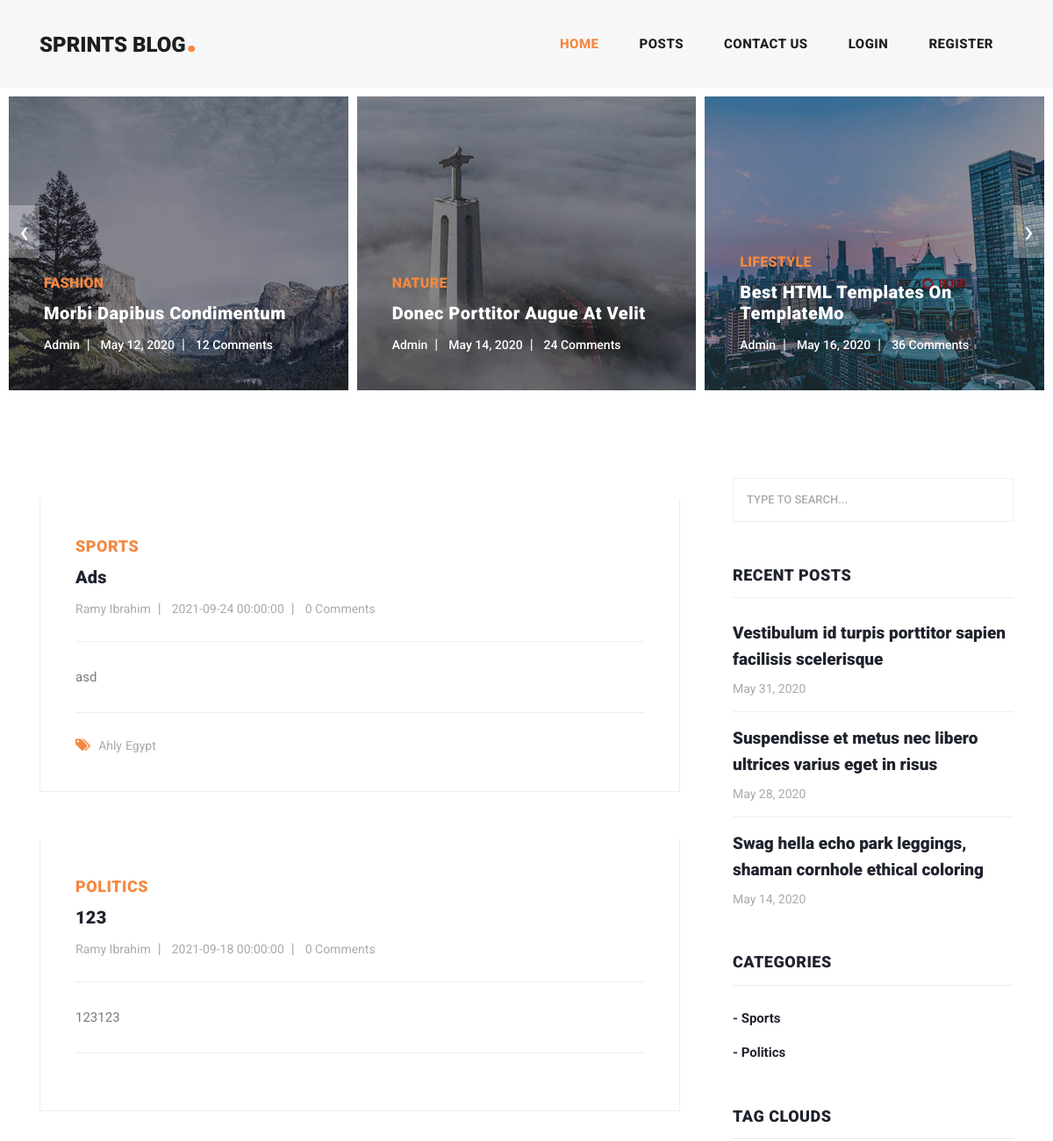
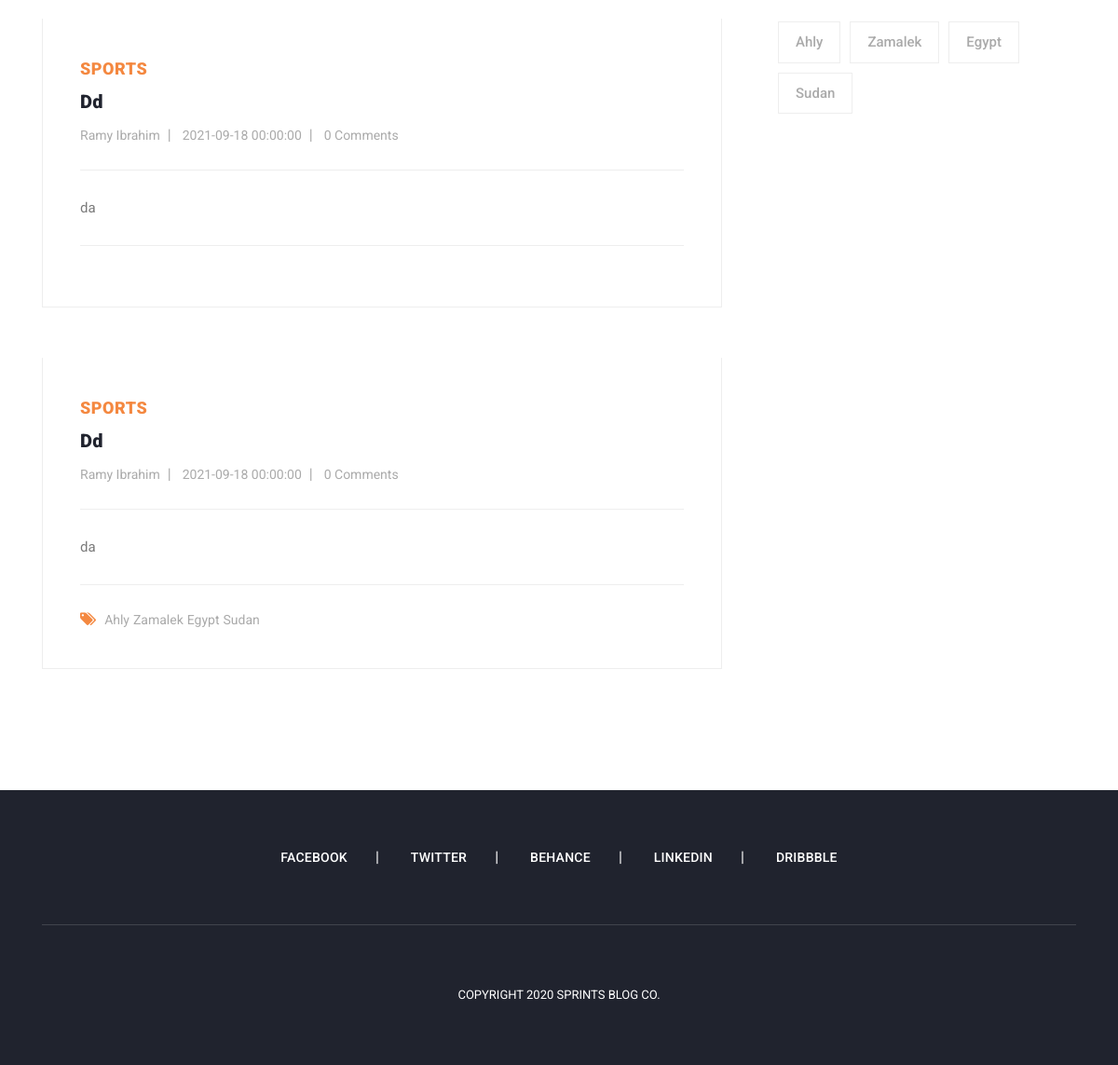
/blog/site/index.php, run on the app's committed database (2 pictures, top to bottom).
### tables this page shows
CREATE TABLE `posts` (
  `id` bigint(20) UNSIGNED NOT NULL,
  `title` varchar(1000) NOT NULL,
  `content` longtext NOT NULL,
  `image` varchar(1000) NOT NULL,
  `publish_date` datetime NOT NULL,
  `created_at` datetime NOT NULL DEFAULT current_timestamp(),
  `updated_at` datetime DEFAULT NULL,
  `category_id` bigint(20) UNSIGNED NOT NULL,
  `user_id` bigint(20) UNSIGNED NOT NULL
);

CREATE TABLE `categories` (
  `id` bigint(20) UNSIGNED NOT NULL,
  `name` varchar(50) NOT NULL
);

CREATE TABLE `users` (
  `id` bigint(20) UNSIGNED NOT NULL,
  `name` varchar(500) NOT NULL,
  `username` varchar(255) NOT NULL,
  `password` varchar(255) NOT NULL,
  `email` varchar(255) NOT NULL,
  `phone` varchar(50) DEFAULT NULL,
  `type` tinyint(4) NOT NULL DEFAULT 0
);

CREATE TABLE `tags` (
  `id` bigint(20) UNSIGNED NOT NULL,
  `name` varchar(200) NOT NULL
);

### blog/site/logic/posts.php (called while the page is built, shortened)
<?php
require_once(BASE_PATH . '/dal/basic_dal.php');
function getPosts(
    $page_size,
    $page = 1,
    $category_id = null,
    $tag_id = null,
    $user_id = null,
    $q = null,
    $order_field = "publish_date",
    $order_by = "desc"
) {
    $offset = ($page - 1) * $page_size;
    $sql = "SELECT p.*,c.name AS category_name,u.name AS user_name FROM posts p
    INNER JOIN categories c ON c.id=p.category_id
    INNER JOIN users u ON u.id=p.user_id
    WHERE 1=1";
    $types = '';
    $vals = [];
    $sql = addWhereConditions($sql, $category_id, $tag_id, $user_id, $q, $types, $vals);
    $sql .= " ORDER BY $order_field $order_by limit $offset,$page_size";
    $posts =  getRows($sql, $types, $vals);
    for ($i = 0; $i < count($posts); $i++) {
        $posts[$i]['comments'] = getPostCommentsCount($posts[$i]['id']);
        $posts[$i]['tags'] = getPostTags($posts[$i]['id']);
    }
    return $posts;
}
function addWhereConditions($sql, $category_id = null, $tag_id = null, $user_id = null, $q = null, &$types, &$vals)
{
    return $sql;
}
function getPostCommentsCount($postId)
{
    $sql = "SELECT COUNT(0) as cnt FROM comments WHERE post_id=$postId";
    $result = getRow($sql);
    return $result['cnt'];
}
function getPostTags($postId)
{
    $sql = "SELECT t.id,t.name FROM post_tags pt
    INNER JOIN tags t ON t.id=pt.tag_id
    WHERE post_id=$postId";
    return getRows($sql);
}

### blog/site/dal/basic_dal.php (called while the page is built, shortened)
<?php
function getConnection()
{
    $conn = mysqli_connect('localhost', 'root', '', 'blog');
    mysqli_query($conn, "SET CHARACTER SET utf-8");
    return $conn;
}
function getRows($sql, $types = null, $vals = null)
{
    $results = [];
    $conn = getConnection();
    if ($conn) {
        if ($types && $vals) {
            $stmt = mysqli_prepare($conn, $sql);
            mysqli_stmt_bind_param($stmt, $types, ...$vals);
            mysqli_stmt_execute($stmt);
            $query = mysqli_stmt_get_result($stmt);
            mysqli_stmt_close($stmt);
        } else {
            $query = mysqli_query($conn, $sql);
        }
        while (($row = mysqli_fetch_assoc($query)) != null) {
            array_push($results, $row);
        }
    }
    return $results;
}
function getRow($sql, $types = null, $vals = null)
{
    $results = getRows($sql, $types, $vals);
    if (count($results) > 0)
        return $results[0];
    return null;
}

### blog/site/logic/categories.php (called while the page is built)
<?php
require_once(BASE_PATH . '/dal/basic_dal.php');
function getCategories()
{
    $sql = "SELECT * FROM categories";
    return getRows($sql);
}

### blog/site/logic/tags.php (called while the page is built)
<?php
require_once(BASE_PATH . '/dal/basic_dal.php');
function getTags()
{
    $sql = "SELECT * FROM tags";
    return getRows($sql);
}

### blog/site/index.php (the view, shortened to what this page needs)
<?php
require_once(BASE_PATH . '/logic/posts.php');
require_once(BASE_PATH . '/logic/categories.php');
require_once(BASE_PATH . '/logic/tags.php');
$posts = getPosts(4);
$categories = getCategories();
$tags = getTags();
?>
<?php require_once('layout/header.php'); ?>
<div class="main-banner header-text">
  <div class="container-fluid">
    <div class="owl-banner owl-carousel">
      <div class="item">
        <img src="assets/images/banner-item-01.jpg" alt="">
        <div class="item-content">
          <div class="main-content">
            <div class="meta-category">
              <span>Fashion</span>
            </div>
            <a href="post-details.html">
              <h4>Morbi dapibus condimentum</h4>
            </a>
            <ul class="post-info">
              <li><a href="#">Admin</a></li>
              <li><a href="#">May 12, 2020</a></li>
              <li><a href="#">12 Comments</a></li>
            </ul>
          </div>
        </div>
      </div>
      <div class="item">
        <img src="assets/images/banner-item-02.jpg" alt="">
        <div class="item-content">
          <div class="main-content">
            <div class="meta-category">
              <span>Nature</span>
            </div>
            <a href="post-details.html">
              <h4>Donec porttitor augue at velit</h4>
            </a>
            <ul class="post-info">
              <li><a href="#">Admin</a></li>
              <li><a href="#">May 14, 2020</a></li>
              <li><a href="#">24 Comments</a></li>
            </ul>
          </div>
        </div>
      </div>
      <div class="item">
        <img src="assets/images/banner-item-03.jpg" alt="">
        <div class="item-content">
          <div class="main-content">
            <div class="meta-category">
              <span>Lifestyle</span>
            </div>
            <a href="post-details.html">
              <h4>Best HTML Templates on TemplateMo</h4>
            </a>
            <ul class="post-info">
              <li><a href="#">Admin</a></li>
              <li><a href="#">May 16, 2020</a></li>
              <li><a href="#">36 Comments</a></li>
            </ul>
          </div>
        </div>
      </div>
    </div>
  </div>
</div>
<section class="blog-posts">
  <div class="container">
    <div class="row">
      <div class="col-lg-8">
        <div class="all-blog-posts">
          <div class="row">
            <?php
            foreach ($posts as $post) {
            ?>
              <div class="col-lg-12">
                <div class="blog-post">
                  <div class="blog-thumb">
                  </div>
                  <div class="down-content">
                    <span><?= $post['category_name'] ?></span>
                    <a href="<?= BASE_URL . '/post-details.php?id=' . $post['id'] ?>">
                      <h4><?= $post['title'] ?></h4>
                    </a>
                    <ul class="post-info">
                      <li><a href="#"><?= $post['user_name'] ?></a></li>
                      <li><a href="#"><?= $post['publish_date'] ?></a></li>
                      <li><a href="#"><?= $post['comments'] ?> Comments</a></li>
                    </ul>
                    <p><?= $post['content'] ?></p>
                    <?php
                    if ($post['tags']) {
                    ?>
                      <div class="post-options">
                        <div class="row">
                          <div class="col-6">
                            <ul class="post-tags">
                              <li><i class="fa fa-tags"></i></li>
                              <?php
                              foreach ($post['tags'] as $tag) {
                              ?>
                                <li><a href="<?= BASE_URL . '/posts.php?tag_id=' . $tag['id'] ?>"><?= $tag['name'] ?></a></li>
                              <?php
                              }
                              ?>
                            </ul>
                          </div>
                        </div>
                      </div>
                    <?php
                    }
                    ?>
                  </div>
                </div>
              </div>
            <?php
            }
            ?>
          </div>
        </div>
      </div>
      <div class="col-lg-4">
        <div class="sidebar">
          <div class="row">
            <div class="col-lg-12">
              <div class="sidebar-item search">
                <form id="search_form" name="gs" method="GET" action="#">
                  <input type="text" name="q" class="searchText" placeholder="type to search..." autocomplete="on">
                </form>
              </div>
            </div>
            <div class="col-lg-12">
              <div class="sidebar-item recent-posts">
                <div class="sidebar-heading">
                  <h2>Recent Posts</h2>
                </div>
                <div class="content">
                  <ul>
                    <li><a href="post-details.html">
                        <h5>Vestibulum id turpis porttitor sapien facilisis scelerisque</h5>
                        <span>May 31, 2020</span>
                      </a></li>
                    <li><a href="post-details.html">
                        <h5>Suspendisse et metus nec libero ultrices varius eget in risus</h5>
                        <span>May 28, 2020</span>
                      </a></li>
                    <li><a href="post-details.html">
                        <h5>Swag hella echo park leggings, shaman cornhole ethical coloring</h5>
                        <span>May 14, 2020</span>
                      </a></li>
                  </ul>
                </div>
              </div>
            </div>
            <div class="col-lg-12">
              <div class="sidebar-item categories">
                <div class="sidebar-heading">
                  <h2>Categories</h2>
                </div>
                <div class="content">
                  <ul>
                    <?php
                    foreach ($categories as $category) {
                    ?>
                      <li><a href="<?= BASE_URL . '/posts.php?category_id=' . $category['id'] ?>">- <?= $category['name'] ?></a></li>
                    <?php
                    }
                    ?>
                  </ul>
                </div>
              </div>
            </div>
            <div class="col-lg-12">
              <div class="sidebar-item tags">
                <div class="sidebar-heading">
                  <h2>Tag Clouds</h2>
                </div>
                <div class="content">
                  <ul>
                    <?php
                    foreach ($tags as $tag) {
                    ?>
                      <li><a href="<?= BASE_URL . '/posts.php?tag_id=' . $tag['id'] ?>"><?= $tag['name'] ?></a></li>
                    <?php
                    }
                    ?>
                  </ul>
                </div>
              </div>
            </div>
          </div>
        </div>
      </div>
    </div>
  </div>
</section>
<?php require_once('layout/footer.php') ?>

### blog/site/layout/header.php (shortened to what this page needs)
<?php
$current_page = 'home';
?>
<!DOCTYPE html>
<html lang="en">
<head>
    <link href="<?= BASE_URL ?>/vendor/bootstrap/css/bootstrap.min.css" rel="stylesheet">
    <link rel="stylesheet" href="<?= BASE_URL ?>/assets/css/fontawesome.css">
    <link rel="stylesheet" href="<?= BASE_URL ?>/assets/css/templatemo-stand-blog.css">
    <link rel="stylesheet" href="<?= BASE_URL ?>/assets/css/owl.css">
</head>
<body>
    <header class="">
        <nav class="navbar navbar-expand-lg">
            <div class="container">
                <a class="navbar-brand" href="index.php">
                    <h2>Sprints Blog<em>.</em></h2>
                </a>
                <div class="collapse navbar-collapse" id="navbarResponsive">
                    <ul class="navbar-nav ml-auto">
                        <li class="nav-item <?= ($current_page == 'home' ? "active" : "") ?>">
                            <a class="nav-link" href="<?= BASE_URL . '/' ?>">Home
                            </a>
                        </li>
                        <li class="nav-item <?= ($current_page == 'posts' ? "active" : "") ?>">
                            <a class="nav-link" href="<?= BASE_URL . '/posts.php' ?>">Posts</a>
                        </li>
                        <li class="nav-item">
                            <a class="nav-link" href="contact.php">Contact Us</a>
                        </li>
                        <?php
                        if (isset($_SESSION['user'])) {
                        ?>
                            <?php
                            if (isset($_SESSION['user']['type']) && $_SESSION['user']['type'] == 1) {
                            ?>
                                <li class="nav-item">
                                    <a class="nav-link" href="admin.php">Admin</a>
                                </li>
                            <?php
                            }
                            ?>
                            <li class="nav-item <?= ($current_page == 'myposts' ? "active" : "") ?>">
                                <a class="nav-link" href="<?= BASE_URL . '/myposts' ?>">My Posts</a>
                            </li>
                            <li class="nav-item">
                                <a class="nav-link" href="logout.php">Logout</a>
                            </li>
                        <?php
                        } else {
                        ?>
                            <li class="nav-item">
                                <a class="nav-link" href="login.php">Login</a>
                            </li>
                            <li class="nav-item">
                                <a class="nav-link" href="register.php">Register</a>
                            </li>
                        <?php
                        }
                        ?>
                    </ul>
                </div>
            </div>
        </nav>
    </header>

### blog/site/layout/footer.php (shortened to what this page needs)
<footer>
  <div class="container">
    <div class="row">
      <div class="col-lg-12">
        <ul class="social-icons">
          <li><a href="#">Facebook</a></li>
          <li><a href="#">Twitter</a></li>
          <li><a href="#">Behance</a></li>
          <li><a href="#">Linkedin</a></li>
          <li><a href="#">Dribbble</a></li>
        </ul>
      </div>
      <div class="col-lg-12">
        <div class="copyright-text">
          <p>Copyright 2020 Sprints Blog Co.</p>
        </div>
      </div>
    </div>
  </div>
</footer>
</body>
</html>

### data on the page
posts: category.name "SPORTS", title "Ads", user.name "Ramy Ibrahim", publish_date "2021-09-24 00:00:00", comments "0", content "asd"
tags: name "Ahly"
tags: name "Egypt"
posts: category.name "POLITICS", title "123", user.name "Ramy Ibrahim", publish_date "2021-09-18 00:00:00", comments "0", content "123123"
posts: category.name "SPORTS", title "Dd", user.name "Ramy Ibrahim", publish_date "2021-09-18 00:00:00", comments "0", content "da"
posts: category.name "SPORTS", title "Dd", user.name "Ramy Ibrahim", publish_date "2021-09-18 00:00:00", comments "0", content "da"
tags: name "Zamalek"
tags: name "Sudan"
categories: name "Sports"
categories: name "Politics"
